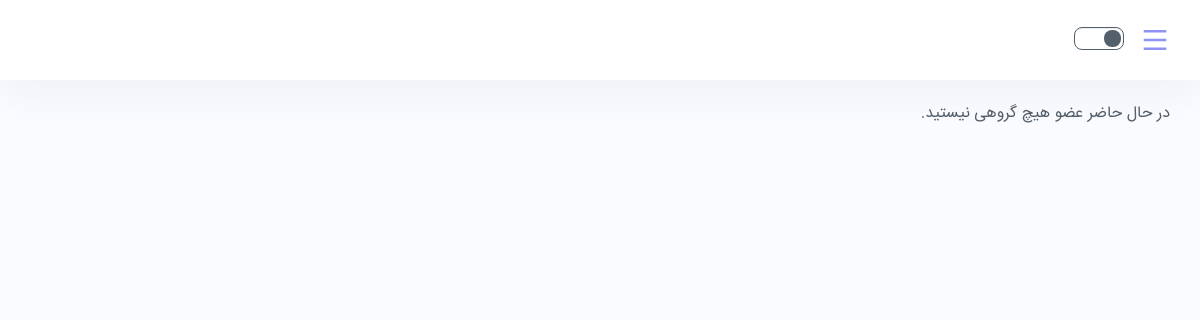
/groups-list/ (signed in), run on an earlier commit of the app's database.
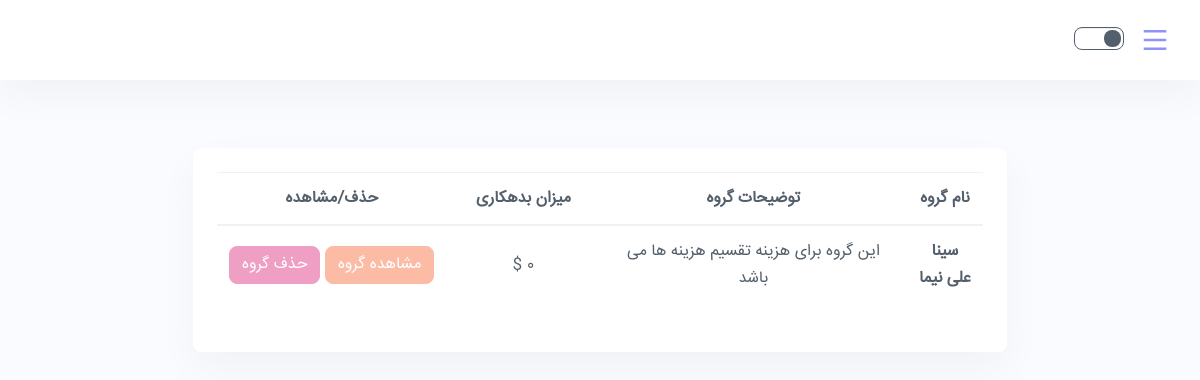
And on a later commit of the database.
### DongLand/models.py (models this page shows, shortened)
class Bunch(models.Model):
    users = models.ManyToManyField(User, null=False, blank=False, related_name="%(class)s_members")
    name = models.CharField(max_length=150, unique=False, blank=False, null=False)
    creator = models.ForeignKey(User, on_delete=models.CASCADE, null=False, blank=False,
                                related_name='%(class)s_creator')
    token_str = models.CharField(max_length=10, default=''.join(
        random.choice(string.ascii_uppercase + string.digits) for _ in range(10)))

### DongLand/views.py (the view)
# urls.py: path('groups-list/', views.groups_list, name="groups_list"),
def groups_list(request):
    current_user = request.user
    user_groups = Bunch.objects.filter(users=current_user)
    list_of_groups = list(user_groups)
    groups = []
    for group in list_of_groups:
        groups.append(group.name)
    context = {"groups": list_of_groups}
    return render(request, "list_of_groups.html", context)

### templates/list_of_groups.html (shortened to what this page needs)
{% extends "user_base.html" %}
{% load static %}
{% block content %}
    {% if groups|length == 0 %}
        <p>در حال حاضر عضو هیچ گروهی نیستید.</p>
    {% else %}
        <div class="container py-5 h-100">
            <div class="row d-flex justify-content-center align-items-center h-100">
                <div class="card rounded-3">
                    <div class="card-body p-4">
                        <table class="table mb-4">
                            <thead>
                            <tr>
                                <th scope="col" class="text-center" style="width: 10%">نام گروه</th>
                                <th scope="col" class="text-center" style="width: 40%">توضیحات گروه</th>
                                <th scope="col" class="text-center" style="width: 20%">میزان بدهکاری</th>
                                <th scope="col" class="text-center" style="width: 30%">حذف/مشاهده</th>
                            </tr>
                            </thead>
                            <tbody>
                            {% for item in groups %}
                                <tr>
                                    <th scope="row" class="text-center">{{ item.name }}</th>
                                    <td class="text-center">این گروه برای هزینه تقسیم هزینه ها می باشد</td>
                                    <td class="text-center">0 $</td>
                                    <td class="text-center">
                                        <a class="btn btn-info ms-1 text-center"
                                           href="{% url 'group_details' item.token_str %}">مشاهده گروه</a>
                                        <a class="btn btn-danger text-center"
                                           href="{% url 'remove_group' item.token_str %}">حذف گروه</a>
                                    </td>
                                </tr>
                            {% endfor %}
                            </tbody>
                        </table>
                    </div>
                </div>
            </div>
        </div>
    {% endif %}
{% endblock %}

What changed in the data, as far as the page shows it:
added Bunch: name "سینا علی نیما"
Also different on the page:
text no longer shown: "در حال حاضر عضو هیچ گروهی نیستید."
text now shown: "نام گروه توضیحات گروه میزان بدهکاری حذف/مشاهده"
